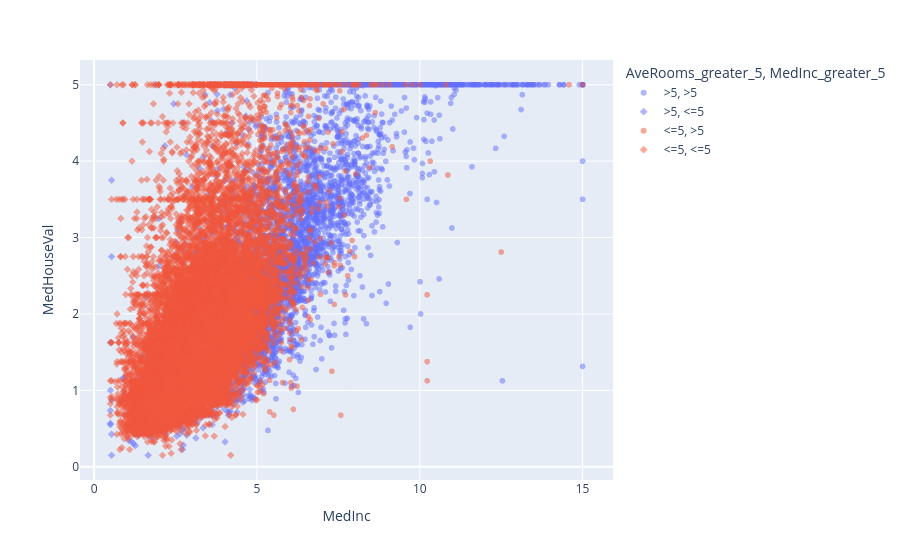

Notebook code cell kept with this figure:
### Markdown cell above
Bardzo często podczas pracy z danymi chcemy mieć możliwość pracy interaktywnej z naszymi danymi - w tym przypadku bardzo pomocny jest pakiet ```plotly```.

### Code cell
fig = px.scatter(
    housing,
    x="MedInc",
    y="MedHouseVal",
    color="AveRooms_greater_5",
    symbol="MedInc_greater_5",
    opacity=0.5
)
fig.show()

### Figure 1 — Plotly figure (JSON) as saved in the notebook; plotly's stock layout.template omitted (floating-point values rounded to 4 significant figures; data arrays with more than 128 entries replaced by an {"elided": "..."} marker saying what was removed)
{"data": [{"hovertemplate": "AveRooms_greater_5=>5<br>MedInc_greater_5=>5<br>MedInc=%{x}<br>MedHouseVal=%{y}<extra></extra>", "legendgroup": ">5, >5", "marker": {"color": "#636efa", "opacity": 0.5, "symbol": "circle"}, "mode": "markers", "name": ">5, >5", "showlegend": true, "type": "scattergl", "x": {"elided": "3216 float values"}, "xaxis": "x", "y": {"elided": "3216 float values"}, "yaxis": "y"}, {"hovertemplate": "AveRooms_greater_5=>5<br>MedInc_greater_5=<=5<br>MedInc=%{x}<br>MedHouseVal=%{y}<extra></extra>", "legendgroup": ">5, <=5", "marker": {"color": "#636efa", "opacity": 0.5, "symbol": "diamond"}, "mode": "markers", "name": ">5, <=5", "showlegend": true, "type": "scattergl", "x": {"elided": "2211 float values"}, "xaxis": "x", "y": {"elided": "2211 float values"}, "yaxis": "y"}, {"hovertemplate": "AveRooms_greater_5=<=5<br>MedInc_greater_5=>5<br>MedInc=%{x}<br>MedHouseVal=%{y}<extra></extra>", "legendgroup": "<=5, >5", "marker": {"color": "#EF553B", "opacity": 0.5, "symbol": "circle"}, "mode": "markers", "name": "<=5, >5", "showlegend": true, "type": "scattergl", "x": {"elided": "1273 float values"}, "xaxis": "x", "y": {"elided": "1273 float values"}, "yaxis": "y"}, {"hovertemplate": "AveRooms_greater_5=<=5<br>MedInc_greater_5=<=5<br>MedInc=%{x}<br>MedHouseVal=%{y}<extra></extra>", "legendgroup": "<=5, <=5", "marker": {"color": "#EF553B", "opacity": 0.5, "symbol": "diamond"}, "mode": "markers", "name": "<=5, <=5", "showlegend": true, "type": "scattergl", "x": {"elided": "13940 float values"}, "xaxis": "x", "y": {"elided": "13940 float values"}, "yaxis": "y"}], "layout": {"legend": {"title": {"text": "AveRooms_greater_5, MedInc_greater_5"}, "tracegroupgap": 0}, "margin": {"t": 60}, "xaxis": {"anchor": "y", "domain": [0, 1], "title": {"text": "MedInc"}}, "yaxis": {"anchor": "x", "domain": [0, 1], "title": {"text": "MedHouseVal"}}}}
